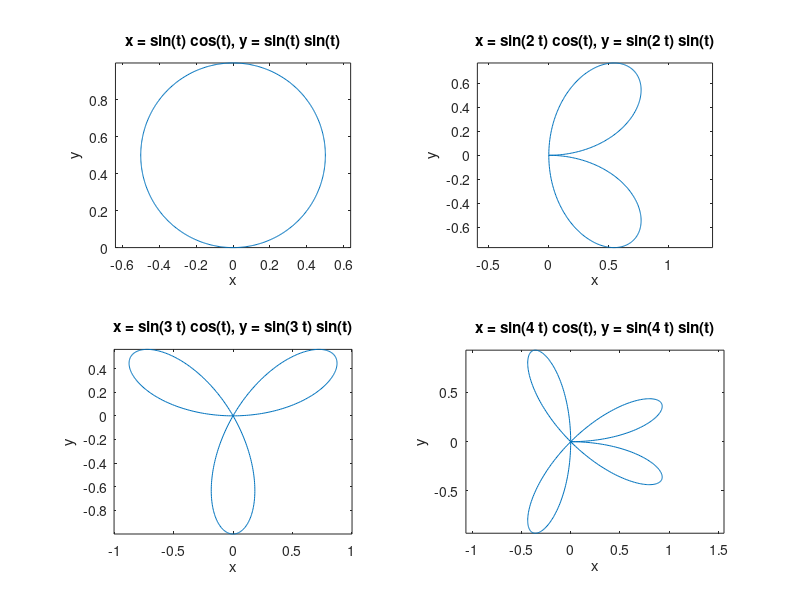

Write MATLAB code to recreate this figure.
subplot(2,2,1);
ezplot('sin(t)*cos(t)','sin(t)*sin(t)',[0,pi]);
subplot(2,2,2);
ezplot('sin(2*t)*cos(t)','sin(2*t)*sin(t)',[0,pi]);
subplot(2,2,3);
ezplot('sin(3*t)*cos(t)','sin(3*t)*sin(t)',[0,pi]);
subplot(2,2,4);
ezplot('sin(4*t)*cos(t)','sin(4*t)*sin(t)',[0,pi]);
